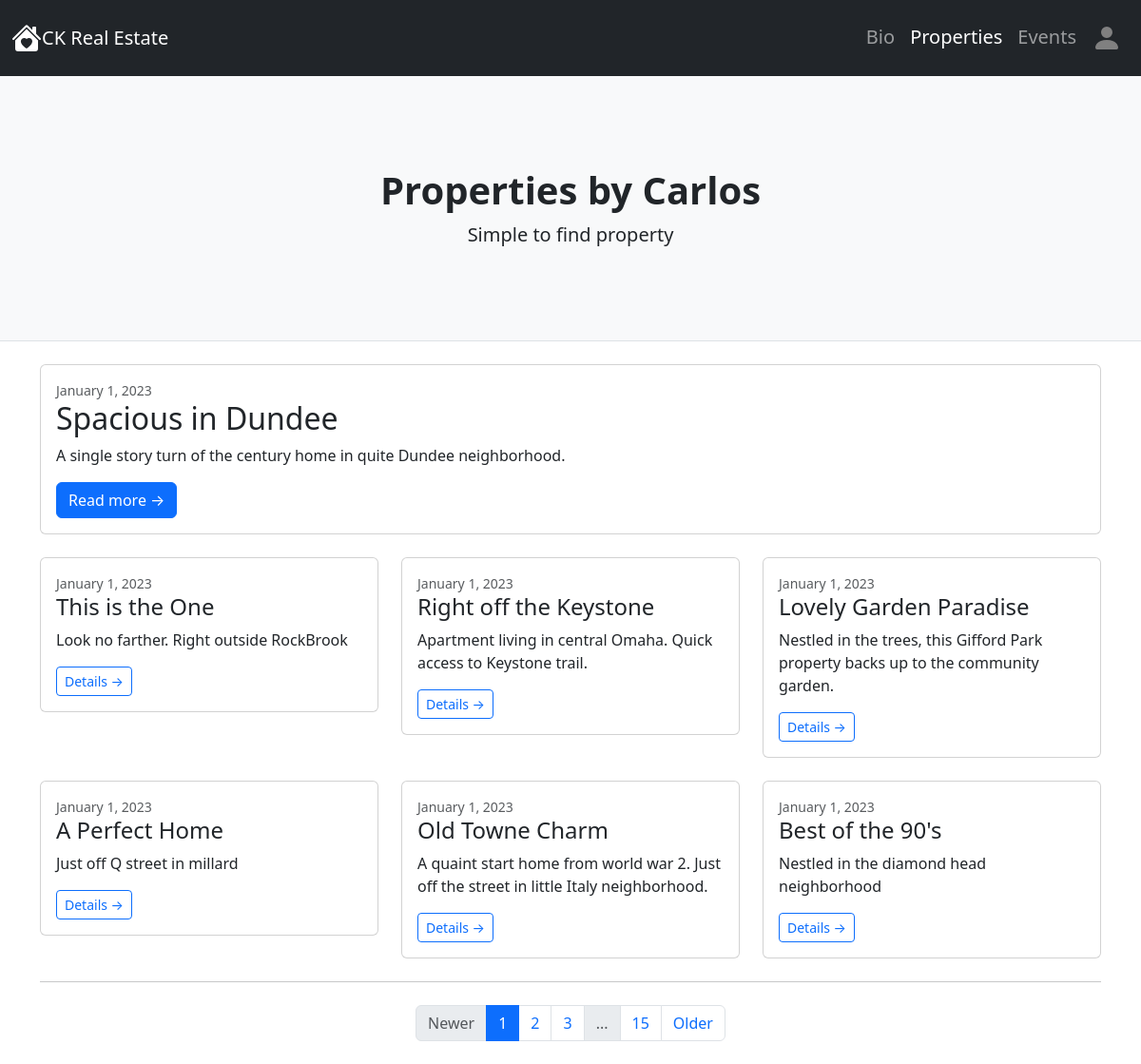
Screenshot of /realestate/realestate/ with the database file from the repository.
### realestate/models.py (models this page shows, shortened)
class PropertyListing(models.Model):
    Listing_ID = models.BigAutoField(auto_created=True,primary_key=True, serialize=False, verbose_name='ID')
    Listing_Name = models.CharField(max_length=255, unique=True)
    Listing_Desc = models.TextField()
    Listing_Address = models.CharField(max_length=255)
    Beds = models.DecimalField(max_digits=2, decimal_places=0)
    Bath = models.DecimalField(max_digits=3, decimal_places=1)
    Price = MoneyField(max_digits=10,default=0,decimal_places=2,default_currency='USD')
    Is_Featured_Property = models.BooleanField(default=False)
    Is_Visible = models.BooleanField(default=True)
    Availability_Status = models.CharField(max_length=50, default='Available')
    Listing_Neighborhood = models.ForeignKey(Neighborhood, null=True, on_delete=models.CASCADE)
    Listing_Home_Type = models.ForeignKey(Home_Type, null=True, on_delete=models.DO_NOTHING)

### realestate/views.py (the view)
# urls.py: path('realestate/', views.index, name='realestate'),
def index(request):
    myProperties = PropertyListing.objects.filter(Is_Featured_Property=False)
    featuredProperty = PropertyListing.objects.filter(Is_Featured_Property=True)
    context = {
        'myProperties': myProperties,
        'featuredProperty': featuredProperty
    }
    template = loader.get_template('realestate/index.html')
    return HttpResponse(template.render(context, request))

### realestate/templates/realestate/index.html (shortened to what this page needs)
{% extends "main.html" %}
{% block content %}
<header class="py-5 bg-light border-bottom mb-4">
    <div class="container">
        <div class="text-center my-5">
            <h1 class="fw-bolder">Properties by Carlos</h1>
            <p class="lead mb-0"> Simple to find property</p>
        </div>
    </div>
</header>
<div class="container">
    <div class="row">
        <div class="col-lg-12">
           {% for featured in featuredProperty %}
            <div class="card mb-4">
                <div class="card-body">
                    <div class="small text-muted">January 1, 2023</div>
                    <h2 class="card-title">{{featured.Listing_Name}}</h2>
                    <p class="card-text">{{featured.Listing_Desc}}</p>
                    <a class="btn btn-primary" href="#">Read more →</a>
                </div>
               {% endfor %}
            </div>
            <div class="row">
                {% for property in myProperties %}
                <div class="col-lg-4">
                    <div class="card mb-4">
                        <div class="card-body">
                            <div class="small text-muted">January 1, 2023</div>
                            <h2 class="card-title h4">{{property.Listing_Name}}</h2>
                            <p class="card-text">{{property.Listing_Desc}}</p>
                            <a
                            href="./details/{{property.id}}"
                            type="button"
                            class="btn btn-sm btn-outline-primary"
                             >
                             Details →
                            </a>
                        </div>
                    </div>
                </div>
                {% endfor %}
            </div>
            <nav aria-label="Pagination">
                <hr class="my-0" />
                <ul class="pagination justify-content-center my-4">
                    <li class="page-item disabled"><a class="page-link" href="#" tabindex="-1" aria-disabled="true">Newer</a></li>
                    <li class="page-item active" aria-current="page"><a class="page-link" href="#!">1</a></li>
                    <li class="page-item"><a class="page-link" href="#!">2</a></li>
                    <li class="page-item"><a class="page-link" href="#!">3</a></li>
                    <li class="page-item disabled"><a class="page-link" href="#!">...</a></li>
                    <li class="page-item"><a class="page-link" href="#!">15</a></li>
                    <li class="page-item"><a class="page-link" href="#!">Older</a></li>
                </ul>
            </nav>
        </div>
    </div>
</div>
{% endblock %}

### rows the page displays
PropertyListing: Listing_Name "Spacious in Dundee", Listing_Desc "A single story turn of the century home in quite Dundee neighborhood."
PropertyListing: Listing_Name "This is the One", Listing_Desc "Look no farther. Right outside RockBrook"
PropertyListing: Listing_Name "Right off the Keystone", Listing_Desc "Apartment living in central Omaha. Quick access to Keystone trail."
PropertyListing: Listing_Name "Lovely Garden Paradise", Listing_Desc "Nestled in the trees, this Gifford Park property backs up to the community garden."
PropertyListing: Listing_Name "A Perfect Home", Listing_Desc "Just off Q street in millard"
PropertyListing: Listing_Name "Old Towne Charm", Listing_Desc "A quaint start home from world war 2. Just off the street in little Italy neighborhood."
PropertyListing: Listing_Name "Best of the 90's", Listing_Desc "Nestled in the diamond head neighborhood"
